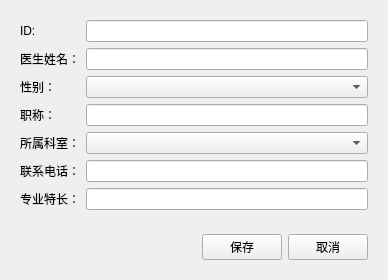
<?xml version="1.0" encoding="UTF-8"?>
<ui version="4.0">
 <class>DoctorEditView</class>
 <widget class="QWidget" name="DoctorEditView">
  <property name="geometry">
   <rect>
    <x>0</x>
    <y>0</y>
    <width>388</width>
    <height>272</height>
   </rect>
  </property>
  <property name="windowTitle">
   <string>医生信息编辑</string>
  </property>
  <layout class="QVBoxLayout" name="verticalLayout">
   <item>
    <widget class="QWidget" name="widget" native="true">
     <layout class="QFormLayout" name="formLayout">
      <item row="2" column="0">
       <widget class="QLabel" name="label">
        <property name="text">
         <string>医生姓名：</string>
        </property>
       </widget>
      </item>
      <item row="2" column="1">
       <widget class="QLineEdit" name="txtName"/>
      </item>
      <item row="3" column="0">
       <widget class="QLabel" name="label_2">
        <property name="text">
         <string>性别：</string>
        </property>
       </widget>
      </item>
      <item row="3" column="1">
       <widget class="QComboBox" name="cmbGender"/>
      </item>
      <item row="4" column="0">
       <widget class="QLabel" name="label_3">
        <property name="text">
         <string>职称：</string>
        </property>
       </widget>
      </item>
      <item row="4" column="1">
       <widget class="QLineEdit" name="txtTitle"/>
      </item>
      <item row="5" column="0">
       <widget class="QLabel" name="label_4">
        <property name="text">
         <string>所属科室：</string>
        </property>
       </widget>
      </item>
      <item row="5" column="1">
       <widget class="QComboBox" name="cmbDepartment"/>
      </item>
      <item row="6" column="0">
       <widget class="QLabel" name="label_5">
        <property name="text">
         <string>联系电话：</string>
        </property>
       </widget>
      </item>
      <item row="6" column="1">
       <widget class="QLineEdit" name="txtPhone"/>
      </item>
      <item row="7" column="0">
       <widget class="QLabel" name="label_6">
        <property name="text">
         <string>专业特长：</string>
        </property>
       </widget>
      </item>
      <item row="7" column="1">
       <widget class="QLineEdit" name="txtSpecialty"/>
      </item>
      <item row="1" column="0">
       <widget class="QLabel" name="label_7">
        <property name="text">
         <string>ID:</string>
        </property>
       </widget>
      </item>
      <item row="1" column="1">
       <widget class="QLineEdit" name="txtID"/>
      </item>
     </layout>
    </widget>
   </item>
   <item>
    <widget class="QWidget" name="widget_2" native="true">
     <layout class="QHBoxLayout" name="horizontalLayout">
      <item>
       <spacer name="horizontalSpacer">
        <property name="orientation">
         <enum>Qt::Orientation::Horizontal</enum>
        </property>
        <property name="sizeHint" stdset="0">
         <size>
          <width>40</width>
          <height>20</height>
         </size>
        </property>
       </spacer>
      </item>
      <item>
       <widget class="QPushButton" name="btSave">
        <property name="text">
         <string>保存</string>
        </property>
       </widget>
      </item>
      <item>
       <widget class="QPushButton" name="btCancel">
        <property name="text">
         <string>取消</string>
        </property>
       </widget>
      </item>
     </layout>
    </widget>
   </item>
  </layout>
 </widget>
 <resources/>
 <connections/>
</ui>
